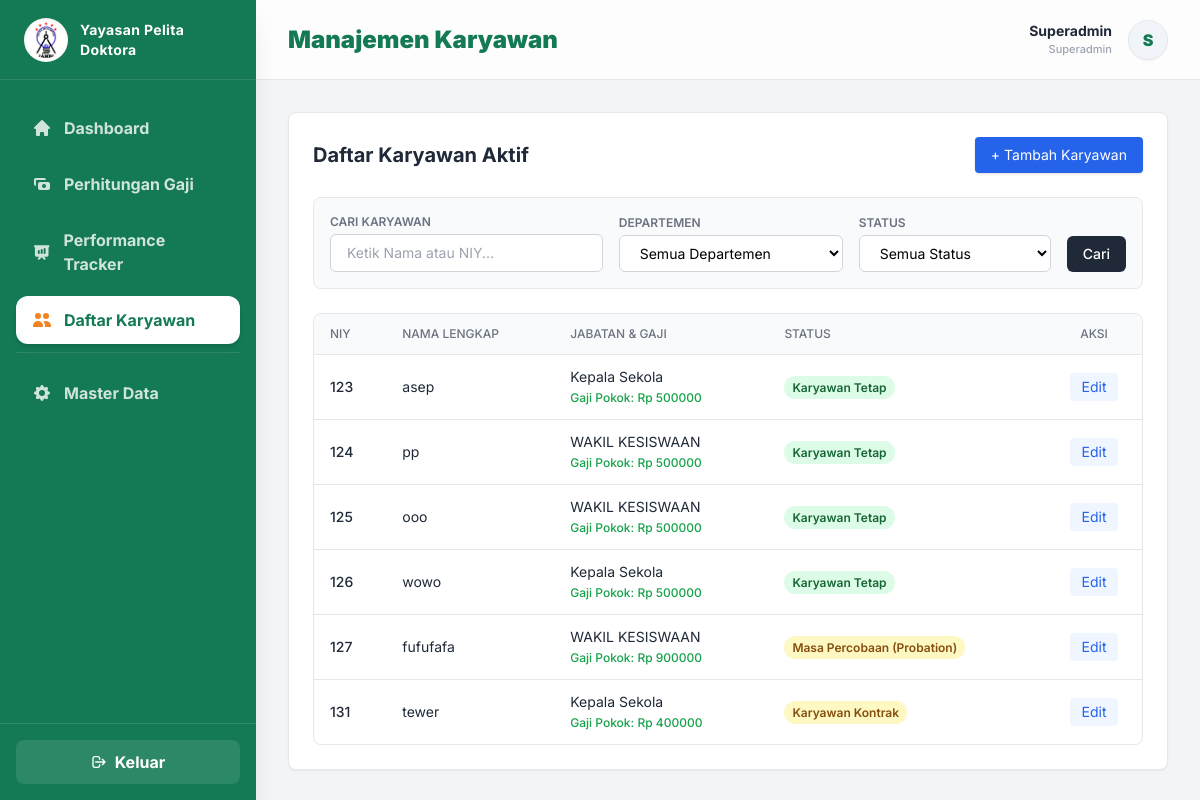
The app's page /karyawan/ (signed in) with its own data.
### hr/models.py (models this page shows, shortened)
class User(AbstractUser):
    ROLE_CHOICES = (
        ('superadmin', 'Superadmin'),
        ('biro_keuangan', 'Biro Keuangan'),
        ('biro_sdm', 'Biro SDM'),
    )
    role = models.CharField(max_length=20, choices=ROLE_CHOICES)

class Employee(models.Model):
    STATUS_CHOICES = [
        ('Tetap', 'Karyawan Tetap'),
        ('Contrak', 'Karyawan Kontrak'),
        ('Percobaan', 'Masa Percobaan (Probation)'),
    ]
    niy = models.CharField(max_length=50, unique=True)
    nama = models.CharField(max_length=100)
    position = models.ForeignKey(Position, on_delete=models.CASCADE, related_name='employees')
    alamat = models.TextField(blank=True, null=True)
    no_hp = models.CharField(max_length=20, blank=True, null=True)
    tanggal_masuk = models.DateField()
    status_karyawan = models.CharField(max_length=20, choices=STATUS_CHOICES, default='Tetap')
    gaji_pokok = models.DecimalField(max_digits=12, decimal_places=0, default=0)

class Position(models.Model):
    departement = models.ForeignKey(Departement, on_delete=models.CASCADE, related_name='positions')
    nama_jabatan = models.CharField(max_length=255)
    gaji_pokok = models.DecimalField(max_digits=15, decimal_places=2, default=0.00)
    tunjangan_jabatan = models.DecimalField(max_digits=15, decimal_places=2, default=0.00)

### hr/views.py (the view, shortened to what this page needs)
# urls.py: path('karyawan/', views.karyawan_view, name='karyawan'),
@login_required(login_url='login')
def karyawan_view(request):
    employees = Employee.objects.all()
    search_query = request.GET.get('q', '')
    dept_filter = request.GET.get('dept', '')
    status_filter = request.GET.get('status', '')
    if search_query:
        employees = employees.filter(Q(nama__icontains=search_query) | Q(niy__icontains=search_query))
    if dept_filter:
        employees = employees.filter(position__departement_id=dept_filter)
    if status_filter:
        employees = employees.filter(status_karyawan=status_filter)
    context = {
        'employees': employees,
        'positions': Position.objects.all(),
        'departements': Departement.objects.all(),
        'status_choices': Employee.STATUS_CHOICES,
        'search_query': search_query,
        'dept_filter': dept_filter,
        'status_filter': status_filter,
    }
    return render(request, 'hr/karyawan.html', context)

### hr/templates/hr/karyawan.html (shortened to what this page needs)
{% extends 'hr/base.html' %}
{% block header_title %}Manajemen Karyawan{% endblock %}
{% block content %}
<div class="space-y-6">
    <div class="bg-white p-6 rounded-lg shadow-sm border border-gray-200">
        <div class="flex justify-between items-center mb-6">
            <h2 class="text-xl font-bold text-gray-800">Daftar Karyawan Aktif</h2>
            <button onclick="openModal('modalTambahKaryawan')" class="bg-blue-600 hover:bg-blue-700 text-white px-4 py-2 text-sm rounded shadow transition">+ Tambah Karyawan</button>
        </div>
        <form method="GET" class="mb-6 bg-gray-50 p-4 rounded-lg border border-gray-200 flex flex-col md:flex-row gap-4 items-end">
            <div class="flex-1 w-full">
                <label class="block text-xs font-semibold text-gray-500 uppercase mb-1">Cari Karyawan</label>
                <input type="text" name="q" value="{{ search_query }}" placeholder="Ketik Nama atau NIY..." class="w-full px-4 py-2 border border-gray-300 rounded-md focus:ring-blue-500 text-sm">
            </div>
            <div class="w-full md:w-56">
                <label class="block text-xs font-semibold text-gray-500 uppercase mb-1">Departemen</label>
                <select name="dept" class="w-full px-4 py-2 border border-gray-300 rounded-md bg-white focus:ring-blue-500 text-sm">
                    <option value="">Semua Departemen</option>
                </select>
            </div>
            <div class="w-full md:w-48">
                <label class="block text-xs font-semibold text-gray-500 uppercase mb-1">Status</label>
                <select name="status" class="w-full px-4 py-2 border border-gray-300 rounded-md bg-white focus:ring-blue-500 text-sm">
                    <option value="">Semua Status</option>
                </select>
            </div>
            <div class="flex space-x-2 w-full md:w-auto">
                <button type="submit" class="bg-gray-800 hover:bg-gray-900 text-white px-4 py-2 rounded-md text-sm transition w-full md:w-auto font-medium">Cari</button>
            </div>
        </form>
        <div class="overflow-x-auto border border-gray-200 rounded-lg">
            <table class="min-w-full divide-y divide-gray-200">
                <thead class="bg-gray-50">
                    <tr>
                        <th class="px-4 py-3 text-left text-xs font-medium text-gray-500 uppercase">NIY</th>
                        <th class="px-4 py-3 text-left text-xs font-medium text-gray-500 uppercase">Nama Lengkap</th>
                        <th class="px-4 py-3 text-left text-xs font-medium text-gray-500 uppercase">Jabatan {% if request.user.role == 'superadmin' or request.user.role == 'biro_keuangan' %}& Gaji{% endif %}</th>
                        <th class="px-4 py-3 text-left text-xs font-medium text-gray-500 uppercase">Status</th>
                        <th class="px-4 py-3 text-center text-xs font-medium text-gray-500 uppercase w-24">Aksi</th>
                    </tr>
                </thead>
                <tbody class="divide-y divide-gray-200">
                    {% for emp in employees %}
                    <tr>
                        <td class="px-4 py-3 text-sm text-gray-800 font-medium">{{ emp.niy }}</td>
                        <td class="px-4 py-3 text-sm text-gray-800">{{ emp.nama }}</td>
                        <td class="px-4 py-3 text-sm text-gray-800">
                            {{ emp.position.nama_jabatan }}<br>
                            {% if request.user.role == 'superadmin' or request.user.role == 'biro_keuangan' %}
                                <span class="text-xs text-green-600 font-medium">Gaji Pokok: Rp {{ emp.gaji_pokok }}</span>
                            {% endif %}
                        </td>
                        <td class="px-4 py-3 text-sm">
                            <span class="px-2 py-1 text-xs font-semibold rounded-full
                                {% if emp.status_karyawan == 'Tetap' %}bg-green-100 text-green-800
                                {% elif emp.status_karyawan == 'Kontrak' %}bg-blue-100 text-blue-800
                                {% else %}bg-yellow-100 text-yellow-800{% endif %}">
                                {{ emp.get_status_karyawan_display|default:emp.status_karyawan }}
                            </span>
                        </td>
                        <td class="px-4 py-3 text-sm text-center">
                            <button onclick="openModal('modalEditKaryawan{{ emp.id }}')" class="text-blue-600 hover:text-blue-800 bg-blue-50 px-3 py-1 rounded transition">Edit</button>
                        </td>
                    </tr>
                    {% empty %}
                    <tr><td colspan="5" class="px-4 py-8 text-sm text-center text-gray-500">Karyawan tidak ditemukan.</td></tr>
                    {% endfor %}
                </tbody>
            </table>
        </div>
    </div>
</div>
{% endblock %}

### hr/templates/hr/base.html (shortened to what this page needs)
{% load static %}
<!DOCTYPE html>
<html lang="id">
<head>
    <script src="https://cdn.tailwindcss.com"></script>
</head>
<body class="flex h-screen overflow-hidden bg-gray-100">
    <aside class="w-64 bg-[#147A53] text-white flex flex-col transition-all duration-300 shadow-xl z-20 relative">
        <div class="h-20 flex items-center px-6 border-b border-white/10">
            <div class="flex items-center gap-3">
                <img src="{% static 'img/logo.png' %}" alt="Logo Yayasan" class="w-11 h-11 object-contain bg-white rounded-full p-1 shadow-inner">
                <div class="leading-tight">
                    <h1 class="text-sm font-bold text-white tracking-wide">Yayasan Pelita</h1>
                    <h1 class="text-sm font-bold text-white tracking-wide">Doktora</h1>
                </div>
            </div>
        </div>
        <nav class="flex-1 px-4 py-6 space-y-2 overflow-y-auto">
            <a href="{% url 'dashboard' %}" class="flex items-center gap-3 px-4 py-3 rounded-xl font-bold transition-all {% if request.resolver_match.url_name == 'dashboard' %}bg-white text-[#147A53] shadow-md{% else %}text-white/80 hover:bg-white/10 hover:text-white{% endif %}">
                <svg class="w-5 h-5 {% if request.resolver_match.url_name == 'dashboard' %}text-[#F58220]{% endif %}" fill="currentColor" viewBox="0 0 20 20"><path d="M10.707 2.293a1 1 0 00-1.414 0l-7 7a1 1 0 001.414 1.414L4 10.414V17a1 1 0 001 1h2a1 1 0 001-1v-2a1 1 0 011-1h2a1 1 0 011 1v2a1 1 0 001 1h2a1 1 0 001-1v-6.586l.293.293a1 1 0 001.414-1.414l-7-7z"></path></svg>
                Dashboard
            </a>
            {% if request.user.role == 'superadmin' or request.user.role == 'biro_keuangan' %}
            <a href="{% url 'perhitungan_gaji' %}" class="flex items-center gap-3 px-4 py-3 rounded-xl font-bold transition-all {% if request.resolver_match.url_name == 'perhitungan_gaji' %}bg-white text-[#147A53] shadow-md{% else %}text-white/80 hover:bg-white/10 hover:text-white{% endif %}">
                <svg class="w-5 h-5 {% if request.resolver_match.url_name == 'perhitungan_gaji' %}text-[#F58220]{% endif %}" fill="currentColor" viewBox="0 0 20 20"><path fill-rule="evenodd" d="M4 4a2 2 0 00-2 2v4a2 2 0 002 2V6h10a2 2 0 00-2-2H4zm2 6a2 2 0 012-2h8a2 2 0 012 2v4a2 2 0 01-2 2H8a2 2 0 01-2-2v-4zm6 4a2 2 0 100-4 2 2 0 000 4z" clip-rule="evenodd"></path></svg>
                Perhitungan Gaji
            </a>
            {% endif %}
            {% if request.user.role == 'superadmin' or request.user.role == 'biro_sdm' %}
            <a href="{% url 'performance_tracker' %}" class="flex items-center gap-3 px-4 py-3 rounded-xl font-bold transition-all {% if request.resolver_match.url_name == 'performance_tracker' %}bg-white text-[#147A53] shadow-md{% else %}text-white/80 hover:bg-white/10 hover:text-white{% endif %}">
                <svg class="w-5 h-5 {% if request.resolver_match.url_name == 'performance_tracker' %}text-[#F58220]{% endif %}" fill="currentColor" viewBox="0 0 20 20"><path fill-rule="evenodd" d="M3 3a1 1 0 000 2v8a2 2 0 002 2h2.586l-1.293 1.293a1 1 0 101.414 1.414L10 15.414l2.293 2.293a1 1 0 001.414-1.414L12.414 15H15a2 2 0 002-2V5a1 1 0 100-2H3zm11 4a1 1 0 10-2 0v4a1 1 0 102 0V7zm-3 1a1 1 0 10-2 0v3a1 1 0 102 0V8zM8 9a1 1 0 00-2 0v2a1 1 0 102 0V9z" clip-rule="evenodd"></path></svg>
                Performance Tracker
            </a>
            {% endif %}
            <a href="{% url 'karyawan' %}" class="flex items-center gap-3 px-4 py-3 rounded-xl font-bold transition-all {% if request.resolver_match.url_name == 'karyawan' %}bg-white text-[#147A53] shadow-md{% else %}text-white/80 hover:bg-white/10 hover:text-white{% endif %}">
                <svg class="w-5 h-5 {% if request.resolver_match.url_name == 'karyawan' %}text-[#F58220]{% endif %}" fill="currentColor" viewBox="0 0 20 20"><path d="M9 6a3 3 0 11-6 0 3 3 0 016 0zM17 6a3 3 0 11-6 0 3 3 0 016 0zM12.93 17c.046-.327.07-.66.07-1a6.97 6.97 0 00-1.5-4.33A5 5 0 0119 16v1h-6.07zM6 11a5 5 0 015 5v1H1v-1a5 5 0 015-5z"></path></svg>
                Daftar Karyawan
            </a>
            <div class="pt-2 border-t border-white/10 mt-2"></div>
            <a href="{% url 'master_data' %}" class="flex items-center gap-3 px-4 py-3 rounded-xl font-bold transition-all {% if request.resolver_match.url_name == 'master_data' %}bg-white text-[#147A53] shadow-md{% else %}text-white/80 hover:bg-white/10 hover:text-white{% endif %}">
                <svg class="w-5 h-5 {% if request.resolver_match.url_name == 'master_data' %}text-[#F58220]{% endif %}" fill="currentColor" viewBox="0 0 20 20"><path fill-rule="evenodd" d="M11.49 3.17c-.38-1.56-2.6-1.56-2.98 0a1.532 1.532 0 01-2.286.948c-1.372-.836-2.942.734-2.106 2.106.54.886.061 2.042-.947 2.287-1.561.379-1.561 2.6 0 2.978a1.532 1.532 0 01.947 2.287c-.836 1.372.734 2.942 2.106 2.106a1.532 1.532 0 012.287.947c.379 1.561 2.6 1.561 2.978 0a1.533 1.533 0 012.287-.947c1.372.836 2.942-.734 2.106-2.106a1.533 1.533 0 01.947-2.287c1.561-.379 1.561-2.6 0-2.978a1.532 1.532 0 01-.947-2.287c.836-1.372-.734-2.942-2.106-2.106a1.532 1.532 0 01-2.287-.947zM10 13a3 3 0 100-6 3 3 0 000 6z" clip-rule="evenodd"></path></svg>
                Master Data
            </a>
        </nav>
        <div class="p-4 border-t border-white/10 mt-auto">
            <a href="{% url 'logout' %}" class="flex justify-center items-center gap-2 w-full px-4 py-2.5 bg-white/10 hover:bg-red-500 text-white font-bold rounded-lg transition duration-200">
                <svg class="w-4 h-4" fill="none" stroke="currentColor" viewBox="0 0 24 24"><path stroke-linecap="round" stroke-linejoin="round" stroke-width="2" d="M17 16l4-4m0 0l-4-4m4 4H7m6 4v1a3 3 0 01-3 3H6a3 3 0 01-3-3V7a3 3 0 013-3h4a3 3 0 013 3v1"></path></svg>
                Keluar
            </a>
        </div>
    </aside>
    <div class="flex-1 flex flex-col overflow-hidden relative">
        <header class="bg-white/80 backdrop-blur-md border-b border-gray-200 h-20 flex items-center justify-between px-8 z-10 sticky top-0">
            <h1 class="text-2xl font-black text-[#147A53]">{% block header_title %}Halaman{% endblock %}</h1>
            <div class="flex items-center gap-4">
                <div class="text-right hidden md:block">
                    <p class="text-sm font-bold text-gray-800">{{ request.user.first_name|default:request.user.username|title }}</p>
                    <p class="text-[11px] font-medium text-gray-400">{{ request.user.get_role_display|default:request.user.role|title }}</p>
                </div>
                <div class="w-10 h-10 rounded-full bg-slate-100 border border-gray-200 shadow-sm flex items-center justify-center text-[#147A53] font-black overflow-hidden relative group cursor-pointer">
                    {{ request.user.first_name|make_list|first|upper|default:request.user.username|make_list|first|upper }}
                </div>
            </div>
        </header>
        <main class="flex-1 overflow-x-hidden overflow-y-auto bg-gray-100/50 p-6 md:p-8">
            {% block content %}
            {% endblock %}
        </main>
    </div>
</body>
</html>

### hr/templates/hr/base.html (style rules this page uses)
body { font-family: 'Inter', sans-serif; background-color: #f3f4f6; }

### records on screen
User: user.first_name "Superadmin", user.role "Superadmin", user.first_name|make_list "S"
Employee: niy "123", nama "asep", position.nama_jabatan "Kepala Sekola", gaji_pokok "500000", status_karyawan "Karyawan Tetap"
Employee: niy "124", nama "pp", position.nama_jabatan "WAKIL KESISWAAN", gaji_pokok "500000", status_karyawan "Karyawan Tetap"
Employee: niy "125", nama "ooo", position.nama_jabatan "WAKIL KESISWAAN", gaji_pokok "500000", status_karyawan "Karyawan Tetap"
Employee: niy "126", nama "wowo", position.nama_jabatan "Kepala Sekola", gaji_pokok "500000", status_karyawan "Karyawan Tetap"
Employee: niy "127", nama "fufufafa", position.nama_jabatan "WAKIL KESISWAAN", gaji_pokok "900000", status_karyawan "Masa Percobaan (Probation)"
Employee: niy "131", nama "tewer", position.nama_jabatan "Kepala Sekola", gaji_pokok "400000", status_karyawan "Karyawan Kontrak"
